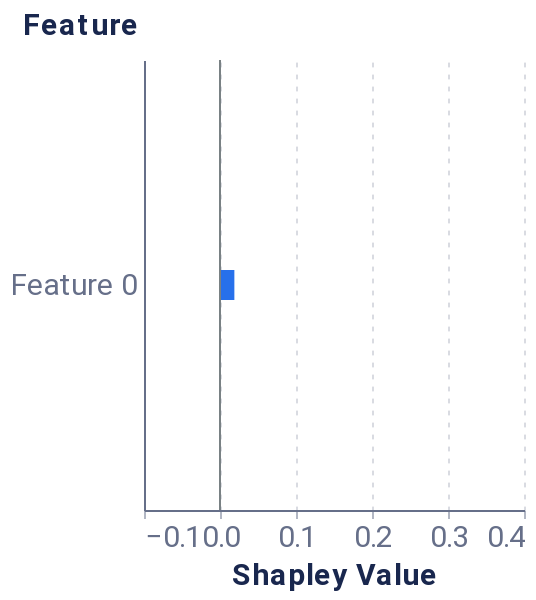

The cell this chart's notebook holds for it:
### Code cell
from timeshap.explainer import local_feat
from timeshap.plot import plot_feat_barplot

feature_dict = {'rs': 42, 'nsamples': 32000, 'feature_names': None, 'plot_features': None}
feature_data = local_feat(f, 
                          random_sequence, 
                          feature_dict,
                          entity_uuid=None, 
                          entity_col=None,
                          baseline=average_event, 
                          pruned_idx=pruning_idx)

feature_plot = plot_feat_barplot(feature_data, feature_dict.get('top_feats'), feature_dict.get('plot_features'))
feature_plot

### Figure 1 — Vega-Lite specification as saved in the notebook (floating-point values rounded to 4 significant figures)
{"config": {"axis": {"domain": true, "domainColor": "#666F89", "grid": false, "gridCap": "round", "gridColor": "#B3B7C4", "gridDash": [2, 4], "gridWidth": 0.5, "labelColor": "#666F89", "labelFont": "Roboto, Arial, sans-serif", "labelPadding": 2, "tickColor": "#666F89", "tickOpacity": 0.5, "tickSize": 4, "titleColor": "#19274E", "titleFont": "Roboto, Arial, sans-serif", "titleFontSize": 12}, "axisBand": {"domain": true, "labelPadding": 4, "ticks": false}, "axisY": {"domain": false, "titleAlign": "left", "titleAngle": 0, "titleX": -20, "titleY": -10}, "legend": {"labelColor": "#666F89", "labelFont": "Roboto, Arial, sans-serif", "labelFontSize": 12, "symbolSize": 40, "titleColor": "#19274E", "titleFont": "Roboto, Arial, sans-serif", "titleFontSize": 12, "titlePadding": 4}, "arc": {"stroke": "#FFFFFF", "strokeWidth": 1}, "bar": {"fill": "#2770EB", "stroke": null}, "line": {"stroke": "#2770EB", "strokeWidth": 2}, "path": {"stroke": "#2770EB", "strokeWidth": 0.5}, "point": {"fill": "#2770EB", "shape": "circle", "filled": true}, "rect": {"fill": "#2770EB"}, "rule": {"stroke": "#666F89"}, "shape": {"stroke": "#2770EB"}, "text": {"color": "#19274E", "font": "Roboto, Arial, sans-serif", "fontSize": 12}, "range": {"category": ["#2770EB", "#77B98A", "#DA5252", "#FFC400", "#A87AEA", "#00A39E", "#19274E"], "diverging": ["#006360", "#2BB3AE", "#96D9D7", "#FFFFFF", "#EDAAAA", "#DA5252", "#811D1D"], "heatmap": ["#18448F", "#1B4EA5", "#2770EB", "#4C88EE", "#82ACF3", "#A6C4F7", "#E9F1FD"], "ramp": ["#18448F", "#1B4EA5", "#2770EB", "#4C88EE", "#82ACF3", "#A6C4F7", "#E9F1FD"]}, "background": "#FFFFFF", "group": {"fill": "#FFFFFF"}, "header": {"labelColor": "#19274E", "labelFont": "Roboto, Arial, sans-serif", "labelFontSize": 12, "titleColor": "#19274E", "titleFont": "Roboto, Arial, sans-serif", "titleFontSize": 16}, "title": {"anchor": "start", "color": "#19274E", "font": "Roboto, Arial, sans-serif", "fontSize": 20, "fontWeight": "bold", "offset": 20, "subtitleColor": "#19274E", "subtitleFontSize": 16}, "view": {"continuousHeight": 300, "continuousWidth": 400, "stroke": "transparent"}}, "layer": [{"data": {"name": "data-fa26e45f5c5ad6cd454d9db2b876cc63"}, "mark": {"type": "bar", "size": 15, "thickness": 1}, "encoding": {"x": {"axis": {"grid": true, "labelFontSize": 15, "title": "Shapley Value", "titleFontSize": 15}, "field": "Shapley Value", "scale": {"domain": [-0.1, 0.4]}, "type": "quantitative"}, "y": {"axis": {"labelFontSize": 15, "title": "Feature", "titleFontSize": 15, "titleX": -61}, "field": "Feature", "sort": {"field": "sort_col", "order": "descending"}, "type": "nominal"}}}, {"data": {"name": "data-9c00aa9dc2b1c1a0b4bf9b34ead12925"}, "mark": {"type": "rule", "color": "#798184"}, "encoding": {"x": {"field": "x", "type": "quantitative"}}}], "height": 225, "width": 190, "$schema": "https://vega.github.io/schema/vega-lite/v4.17.0.json", "datasets": {"data-fa26e45f5c5ad6cd454d9db2b876cc63": [{"Random seed": 42, "NSamples": 32000, "Feature": "Feature 0", "Shapley Value": 0.0189, "sort_col": 0.0189}], "data-9c00aa9dc2b1c1a0b4bf9b34ead12925": [{"x": 0}]}}
